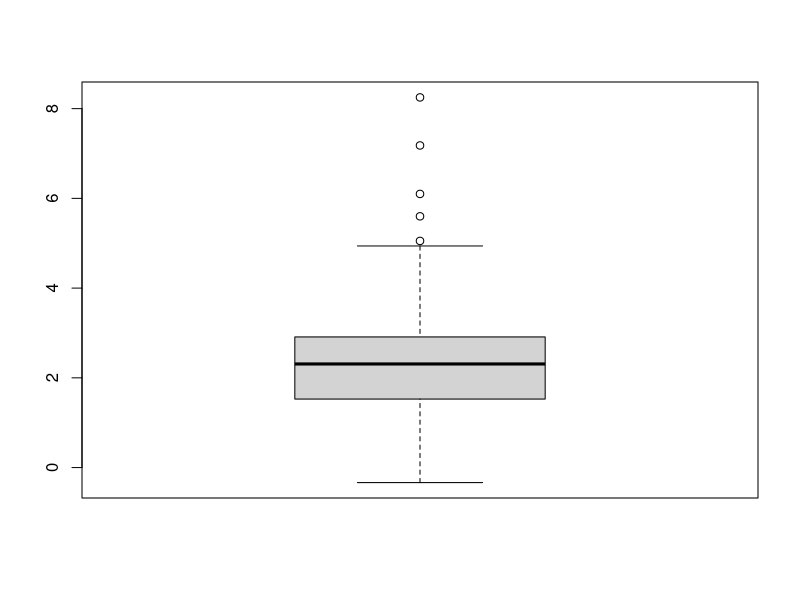
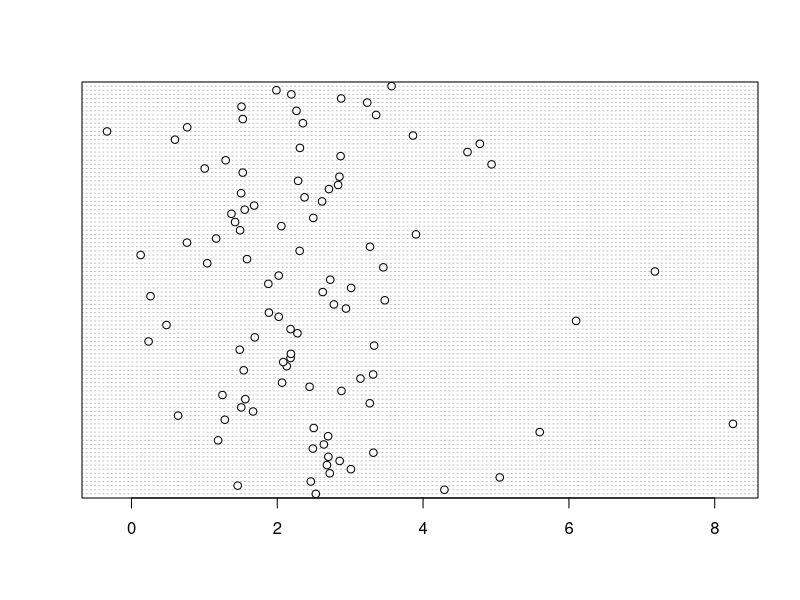
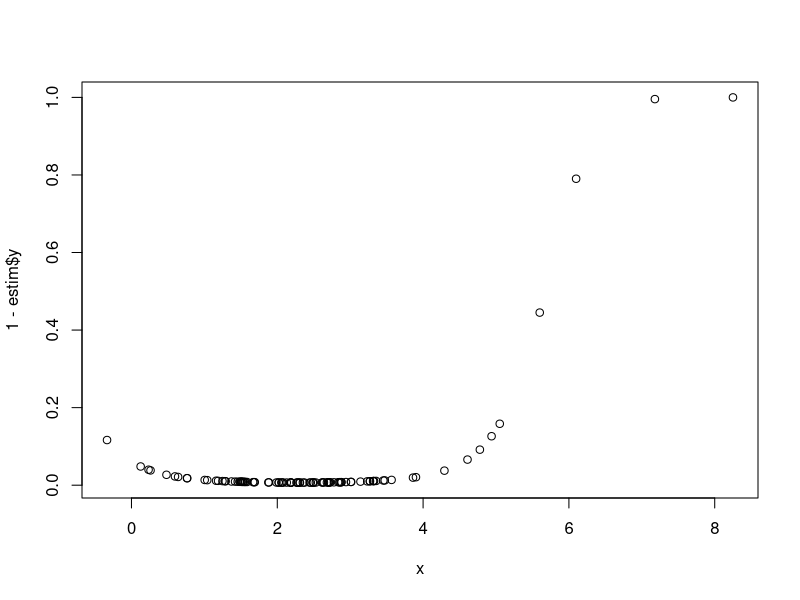

These figures' R source, in order:
#------------------------------
# Exercise 1
#------------------------------

#------------------------------
# Question a

pi<-0.90
mu<-2
sig<- 1
a=10;
c<-1/(2*a)
n<- 100

x<-vector("numeric",n)
y<-x
for(i in 1:n){
	y[i]=sample(c(1,0),size=1,prob=c(pi,1-pi))
	if(y[i]==1){
		x[i]<- rnorm(1,mean=mu,sd=sig)
	}
	else{
		x[i]<-runif(1,min=-a,max=a)
	}
}

boxplot(x)
dotchart(x)
#------------------------------
# Question b

# Observed data Loglikelihood
loglik<- function(theta,x){
	phi <- sapply(x,dnorm,mean=theta[1],sd=theta[2])
	logL <- sum(log(theta[3]*phi+(1-theta[3])*c))
	return(logL)
}

# EM algoritm
em_outlier <- function(x,theta0,a,epsi){
	go_on<-TRUE
	logL0<- loglik(theta0,x)
	t<-0
	c<-1/(2*a)
	n<-length(x)
	print(c(t,logL0))
	while(go_on){
		t<-t+1
		# E-step
		phi <- sapply(x,dnorm,mean=theta0[1],sd=theta0[2])
		y<-  phi*theta0[3]/(phi*theta0[3]+c*(1-theta0[3]))
		# M-step
		S<- sum(y)
		pi<-S/n
		mu<- sum(x*y)/S
		sig<-sqrt(sum(y*(x-mu)^2)/S)
		theta<-c(mu,sig,pi)
		logL<-loglik(theta,x) 
		if (logL-logL0 < epsi){
			go_on <- FALSE
			}
		logL0 <- logL
		theta0<-theta
		print(c(t,logL))
		}
	return(list(loglik=logL,theta=theta,y=y))
}

#------------------------------
# Question c

mu0<-mean(x) 
sig0<-sd(x)
pi0<-0.5
epsi<-1e-8
theta0<-c(mu0,sig0,pi0)
estim<-em_outlier(x,theta0,a,epsi)

plot(x,1-estim$y)



#------------------------------
# Question d

opt<-optim(theta0, loglik, gr = NULL,method = "BFGS", 
           hessian = FALSE,control=list(fnscale=-1),x=x)

print(opt$par)     # estimates computed with optim
print(estim$theta)  # estimates computed with EM


